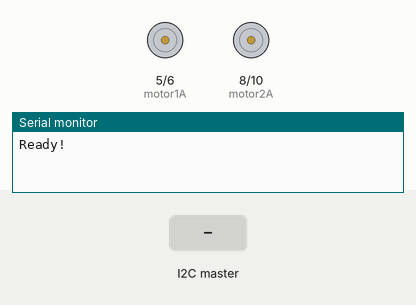
This sketch was run on a simulated Arduino Uno, built with avr-gcc and run on an emulated ATmega328P. Parts: motor-driver pin pairs drawn as motors (green arrow = first pin HIGH = forward, orange = second pin HIGH = backward, longer = more drive, scaled by the enable pin), the last lines printed to the serial monitor. Inputs (shaded band) come from the test bench.

Above: at 1.2 s.
1.3 s: the I2C master sends the byte 1
At 1.51 s:
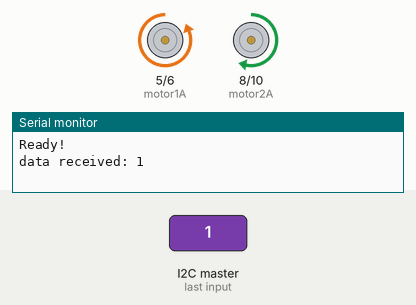
3.0 s: the I2C master sends the byte 2
At 8.13 s:
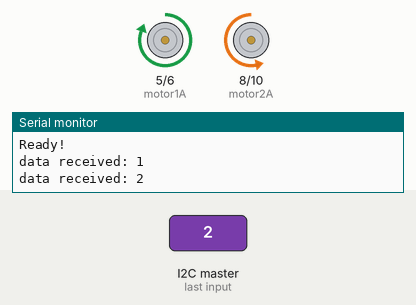
Timing chart, 0 to 9.7 s (numbered marks = the images above; inputs shaded):
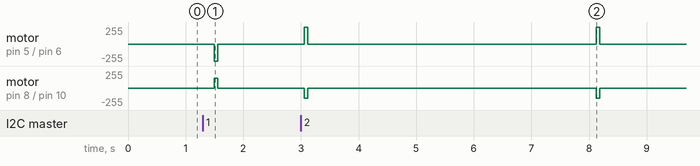

The sketch:

main.ino
```cpp
#include <Arduino.h>
#include <Wire.h>

#define SLAVE_ADDRESS 0x04    // 設定Arduino開發板I2C的位址
int number = 0;
int state = 0;

#define motor1A 5
#define motor1B 6
#define motor1_EN 7  //一定要接且給予電壓(0~255)
#define motor2A 8
#define motor2B 10
#define motor2_EN 11

int timecount = 0;
int left_red_value = 0;
int right_red_value = 0;

void backward() {
  digitalWrite(motor1A, LOW);
  digitalWrite(motor1B, HIGH);
  digitalWrite(motor2A, LOW);
  digitalWrite(motor2B, HIGH);
  analogWrite(motor1_EN, 130);
  analogWrite(motor2_EN, 150);
  //Serial.println("b");
  delay(150);
}

void forward() {
  digitalWrite(motor1A, HIGH);
  digitalWrite(motor1B, LOW);
  digitalWrite(motor2A, HIGH);
  digitalWrite(motor2B, LOW);
  analogWrite(motor1_EN, 128);
  analogWrite(motor2_EN, 255);
  //Serial.println("f");
  delay(150);
}

void right() {
  digitalWrite(motor1A, HIGH);
  digitalWrite(motor1B, LOW);
  digitalWrite(motor2A, LOW);
  digitalWrite(motor2B, HIGH);
  analogWrite(motor1_EN, 150);
  analogWrite(motor2_EN, 150);
  //Serial.println("r");
  delay(60);
}

void left() {
  digitalWrite(motor1A, LOW);
  digitalWrite(motor1B, HIGH);
  digitalWrite(motor2A, HIGH);
  digitalWrite(motor2B, LOW);
  analogWrite(motor1_EN, 150);
  analogWrite(motor2_EN, 150);
  //Serial.println("l");
  delay(60);
}

void stop() {
  digitalWrite(motor1A, LOW);
  digitalWrite(motor1B, LOW);
  digitalWrite(motor2A, LOW);
  digitalWrite(motor2B, LOW);
  analogWrite(motor1_EN, 0);
  analogWrite(motor2_EN, 0);
  //Serial.println("s");
  delay(100);
}


// callback for received data
void receiveData(int byteCount){
  while(Wire.available())  //當I2C的buffer中有資料時進入迴圈
  {
    number = Wire.read();   //指定nubmer 等於讀取的訊息
    Serial.print("data received: ");
    Serial.println(number);
  }
}

// callback for sending data
void sendData() {
  Wire.write(number);
}

void setup()
{
  Serial.begin(9600);   // Serial通訊埠通訊設為9600速率
  Wire.begin(SLAVE_ADDRESS);  // 初始化Arduino的I2C位址

  Wire.onReceive(receiveData); //I2C訊號接收時，啟用函式
  //Wire.onRequest(sendData);  //主機要求讀取時，啟用函式
  pinMode(motor1A, OUTPUT);
  pinMode(motor1B, OUTPUT);
  pinMode(motor1_EN, OUTPUT);
  pinMode(motor2A, OUTPUT);
  pinMode(motor2B, OUTPUT);
  pinMode(motor2_EN, OUTPUT);

  Serial.println("Ready!");
}

void loop()
{
  if (number == 1)  //turn left
  {
    timecount = 0;
    left();
    number = 0;
  }
  else if(number == 2)  //turn right
  {
    timecount = 0;
    right();
    number = 0;
  }
  else if (number == 3) //forward
  {
    timecount = 0;
    forward();
    number = 0;
  }

  if (timecount >= 10)  //超過時間無指令就右轉
  {
    timecount = 0;
    right();
    Serial.println("turn right to search");
  }

  stop();
  delay(400);
  timecount++;
}
```

Measured:
- after the input at 1.3 s, motor on pin 5 (motor1A) / pin 6 (motor1B): stopped → backward 255/255 after 0.20 s, → stopped 0.06 s later; motor on pin 8 (motor2A) / pin 10 (motor2B): stopped → forward 150/255 after 0.20 s, → stopped 0.06 s later
